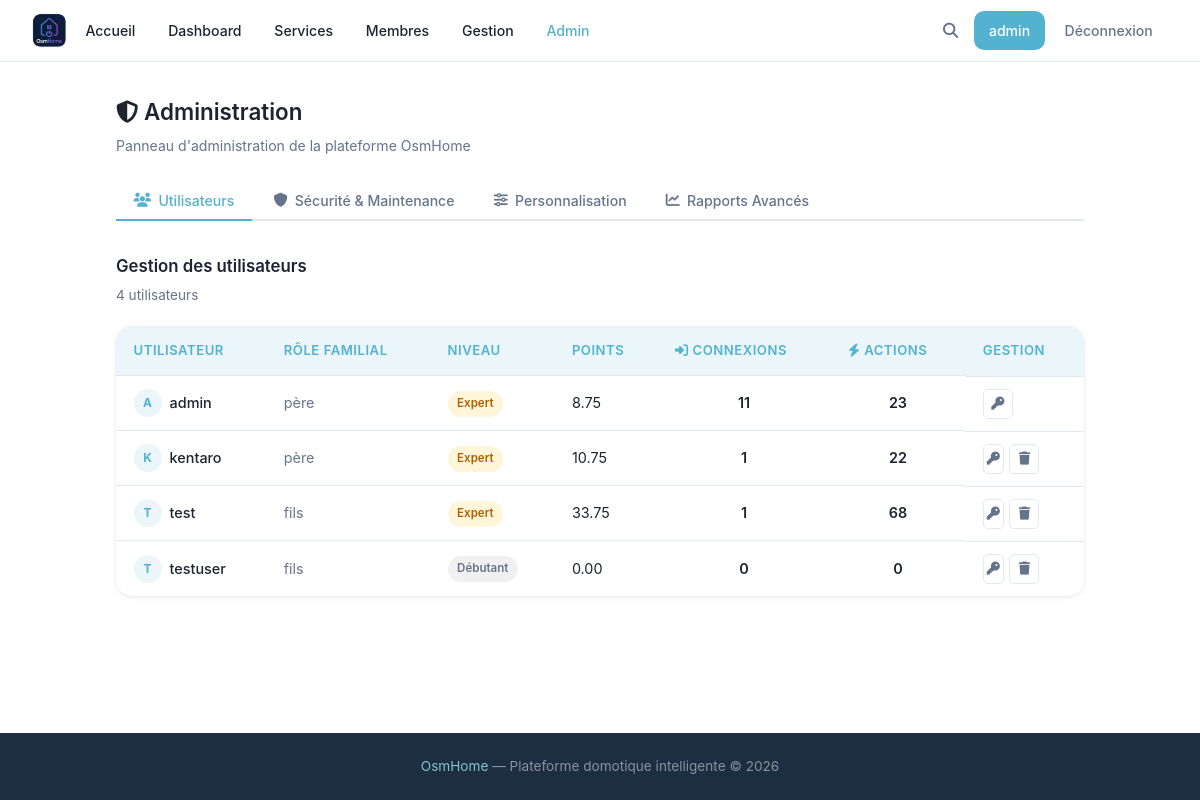
Before: /admin (signed in) with the older database file.
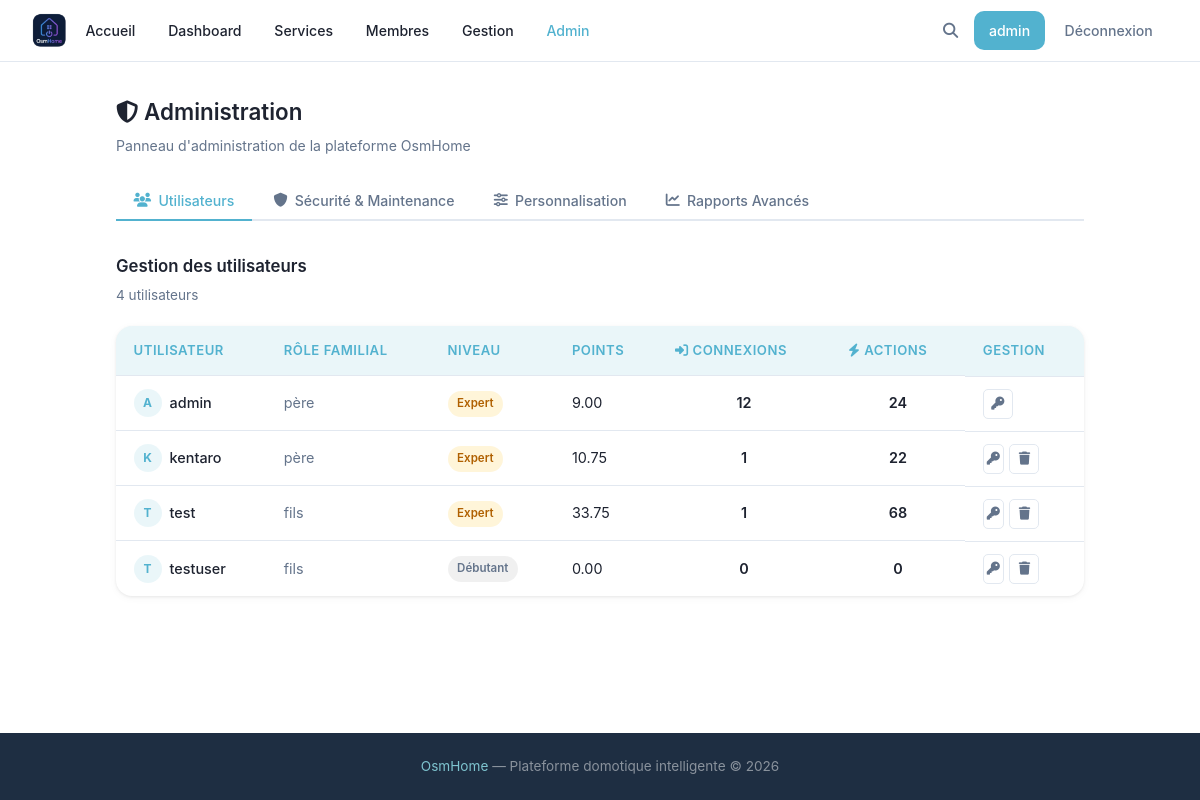
After: the same page with the newer database file.
### tables this page shows
CREATE TABLE users (
            id INTEGER PRIMARY KEY AUTOINCREMENT,
            username TEXT UNIQUE NOT NULL,
            password TEXT NOT NULL,
            lastname TEXT,
            firstname TEXT,
            age INTEGER,
            gender TEXT,
            birthdate TEXT,
            member_type TEXT,
            photo TEXT,
            level TEXT DEFAULT 'debutant',
            points REAL DEFAULT 0,
            email TEXT,
            email_verified INTEGER DEFAULT 0,
            role TEXT DEFAULT 'simple'
        , actions INTEGER DEFAULT 0, verification_token TEXT);

### main.py (the view)
@app.route('/admin')
def admin():
    if not _is_admin():
        flask.abort(403)
    stats        = utils.getAdminStats()
    pending_users = utils.getPendingUsers()
    reg_mode     = utils.getSetting('registration_mode', 'email')
    full_stats   = utils.getAdminFullStats()
    active_tab   = flask.request.args.get('tab', 'utilisateurs')
    saved        = flask.request.args.get('saved') == '1'
    return flask.render_template('admin.html',
        user=flask.session.get('username'),
        stats=stats,
        pending_users=pending_users,
        reg_mode=reg_mode,
        full_stats=full_stats,
        active_tab=active_tab,
        saved=saved,
    )

### main.py (called while the page is built)
@app.template_filter('level_label')
def level_label_filter(key: str) -> str:
    return _LEVEL_LABELS.get(key, key.capitalize())

def _is_admin() -> bool:
    if 'username' not in flask.session:
        return False
    u = utils.getUser(flask.session['username'])
    return bool(u and u['role'] == 'admin')

@app.context_processor
def inject_types():
    try:
        types = utils.getTypes()
    except Exception:
        types = []
    is_admin = False
    user_level = None
    if flask.session.get('username'):
        u = utils.getUser(flask.session['username'])
        is_admin = bool(u and u['role'] == 'admin')
        user_level = u['level'] if u else None
    return {'types': types, 'is_admin': is_admin, 'user_level': user_level}

### utils.py (called while the page is built)
def openDB() -> sqlite3.Connection:
    if 'db' not in flask.g:
        flask.g.db = sqlite3.connect(BASE)
        flask.g.db.row_factory = sqlite3.Row
    return flask.g.db

def closeDB(_ = None):
    db = flask.g.pop("db", None)
    if db is not None:
        db.close()

def getUser(username: str):
    db = openDB()
    return db.execute(
        'SELECT * FROM users WHERE username = ?',
        (username,)
    ).fetchone()

def getTypes() -> list:
    db = openDB()
    rows = db.execute('SELECT DISTINCT type FROM devices ORDER BY type').fetchall()
    return [row['type'] for row in rows]

def getAdminStats() -> list:
    db = openDB()
    return db.execute('''
        SELECT u.username, u.member_type, u.level, u.points, u.actions,
               COUNT(c.id) AS connection_count
        FROM users u
        LEFT JOIN connection_history c ON c.user_id = u.id
        GROUP BY u.id
        ORDER BY connection_count DESC
    ''').fetchall()

def getSetting(key: str, default: str = '') -> str:
    db = openDB()
    row = db.execute('SELECT value FROM settings WHERE key = ?', (key,)).fetchone()
    return row['value'] if row else default

def getPendingUsers() -> list:
    db = openDB()
    return db.execute(
        'SELECT username, email, lastname, firstname, member_type FROM users WHERE email_verified = 0 ORDER BY id DESC'
    ).fetchall()

### templates/admin.html (shortened to what this page needs)
{% extends 'base.html' %}
{% block extra_css %}
<link rel="stylesheet" href="{{ url_for('static', filename='css/members.css') }}">
<link rel="stylesheet" href="{{ url_for('static', filename='css/gestion.css') }}">
<link rel="stylesheet" href="{{ url_for('static', filename='css/admin.css') }}">
{% endblock %}
{% block content %}
<div class="admin-page">
    <div class="admin-hero">
        <div>
            <h2><i class="fa-solid fa-shield-halved"></i> Administration</h2>
            <p>Panneau d'administration de la plateforme OsmHome</p>
        </div>
    </div>
    <div class="admin-tabs">
        <button class="admin-tab {% if active_tab == 'utilisateurs' %}active{% endif %}" data-tab="utilisateurs">
            <i class="fa-solid fa-users"></i> Utilisateurs
        </button>
        <button class="admin-tab {% if active_tab == 'securite' %}active{% endif %}" data-tab="securite">
            <i class="fa-solid fa-shield"></i> Sécurité &amp; Maintenance
        </button>
        <button class="admin-tab {% if active_tab == 'personnalisation' %}active{% endif %}" data-tab="personnalisation">
            <i class="fa-solid fa-sliders"></i> Personnalisation
        </button>
        <button class="admin-tab {% if active_tab == 'rapports' %}active{% endif %}" data-tab="rapports">
            <i class="fa-solid fa-chart-line"></i> Rapports Avancés
        </button>
    </div>
    <div class="admin-tab-content {% if active_tab == 'utilisateurs' %}active{% endif %}" id="tab-utilisateurs">
        <div class="admin-section-header">
            <h3>Gestion des utilisateurs</h3>
            <p>{{ stats | length }} utilisateur{{ 's' if stats | length > 1 }}</p>
        </div>
        <div class="admin-table-wrap">
            <table class="admin-table">
                <thead>
                    <tr>
                        <th>Utilisateur</th>
                        <th>Rôle familial</th>
                        <th>Niveau</th>
                        <th>Points</th>
                        <th><i class="fa-solid fa-right-to-bracket"></i> Connexions</th>
                        <th><i class="fa-solid fa-bolt"></i> Actions</th>
                        <th>Gestion</th>
                    </tr>
                </thead>
                <tbody>
                    {% for s in stats %}
                    <tr>
                        <td>
                            <a href="/member/{{ s['username'] }}" class="admin-user-link">
                                <span class="member-avatar small">{{ s['username'][0] | upper }}</span>
                                {{ s['username'] }}
                            </a>
                        </td>
                        <td class="text-muted">{{ s['member_type'] or '—' }}</td>
                        <td><span class="level-badge level-{{ s['level'] }}">{{ s['level'] | level_label }}</span></td>
                        <td>{{ "%.2f"|format(s['points']) }}</td>
                        <td class="stat-num">{{ s['connection_count'] }}</td>
                        <td class="stat-num">{{ s['actions'] or 0 }}</td>
                        <td class="admin-actions">
                            <button class="btn-action btn-action--edit"
                                    onclick="openResetModal('{{ s['username'] }}')"
                                    title="Réinitialiser le mot de passe">
                                <i class="fa-solid fa-key"></i>
                            </button>
                            {% if s['username'] != user %}
                            <form action="/admin/delete/{{ s.username }}" method="post" style="display:inline"
                                  onsubmit="return confirm('Supprimer définitivement « {{ s.username }} » ?')">
                                <button class="btn-action btn-action--delete" title="Supprimer l'utilisateur">
                                    <i class="fa-solid fa-trash"></i>
                                </button>
                            </form>
                            {% endif %}
                        </td>
                    </tr>
                    {% endfor %}
                </tbody>
            </table>
        </div>
    </div>
                        {% set total_dev = full_stats.device_status.get('actif', 0) + full_stats.device_status.get('inactif', 0) %}
</div>
{% endblock %}

### templates/base.html (shortened to what this page needs)
<!DOCTYPE html>
<html lang="en">
<head>
    <link rel="stylesheet" href="{{ url_for('static', filename='css/style.css') }}">
    <link rel="stylesheet" href="https://cdnjs.cloudflare.com/ajax/libs/font-awesome/6.5.2/css/all.min.css">
    {% block extra_css %}{% endblock %}
</head>
<body>
    <header>
        <a href="/" class="logo">
            <img src="{{ url_for('static', filename='images/logo.png') }}" alt="OsmHome" class="logo-img">
        </a>
        <nav class="header-nav">
            <a href="/" class="btn-members">Accueil</a>
            {% if user %}
                <a href="/dashboard" class="btn-members">Dashboard</a>
                <a href="/services" class="btn-members">Services</a>
                <a href="/members" class="btn-members">Membres</a>
                {% if user_level in ('avance', 'expert') %}<a href="/gestion" class="btn-members">Gestion</a>{% endif %}
                {% if is_admin %}<a href="/admin" class="btn-admin">Admin</a>{% endif %}
            {% endif %}
        </nav>
        <div class="header-actions">
            <a href="/search" class="header-search-btn" aria-label="Rechercher">
                <i class="fa-solid fa-magnifying-glass"></i>
            </a>
            {% if user %}
                <a href="/profile" class="btn-profile">{{ user }}</a>
                <a href="/logout" class="btn-logout">Déconnexion</a>
            {% else %}
                <a href="/signup" class="btn-signup">Inscription</a>
                <a href="/login" class="btn-login">Connexion</a>
            {% endif %}
        </div>
    </header>
    <main>{% block content %}{% endblock %}</main>
    <footer>
        <span>OsmHome</span> — Plateforme domotique intelligente &copy; 2026
    </footer>
</body>
</html>

### static/css/style.css (style rules this page uses)
:root { --bg: #ffffff; --surface: #ffffff; --dark: #1e2330; --dark-2: #1c2131; --primary: #52B2CF; --primary-hover: #3d9ebc; --primary-light: rgba(82, 178, 207, 0.12); --accent-2: #7EC4CF; --accent-pink: #D4AFB9; --accent-lavender: #D1CFE2; --accent-powder: #9CADCE; --muted: #64748b; --white: #ffffff; --border: #e2e8f0; --shadow: 0 1px 3px rgba(0,0,0,.07), 0 2px 8px rgba(0,0,0,.04); --shadow-md: 0 4px 14px rgba(0,0,0,.09), 0 2px 6px rgba(0,0,0,.05); --radius: 10px; --radius-sm: 5px; --radius-lg: 16px; --danger: #ea4335; }
* { margin: 0; padding: 0; box-sizing: border-box; }
html { min-height: 100%; scroll-behavior: smooth; }
body { min-height: 100vh; display: flex; flex-direction: column; font-family: 'Google Sans', 'Inter', system-ui, -apple-system, BlinkMacSystemFont, 'Segoe UI', Roboto, sans-serif; background: var(--bg); color: var(--dark); line-height: 1.65; }
a { color: inherit; text-decoration: none; }
h1, h2, h3, h4, h5 { color: var(--dark); margin-bottom: 0.5rem; font-weight: 600; }
p { color: var(--muted); margin-bottom: 1rem; }
button, .btn { border: none; cursor: pointer; border-radius: var(--radius); padding: 0.6rem 1rem; font-weight: 500; font-size: 0.9rem; font-family: inherit; transition: background 0.2s, box-shadow 0.2s, transform 0.15s; }
form { width: 100%; }
.text-muted { color: var(--muted) !important; }
.level-badge { display: inline-block; padding: 0.22rem 0.6rem; border-radius: 999px; font-size: 0.72rem; font-weight: 600; white-space: nowrap; }
.level-debutant { background: rgba(0,0,0,0.06); color: var(--muted); }
.level-expert { background: rgba(251,188,4,0.15); color: #b06000; }
header { background: var(--surface); padding: 0 2rem; height: 62px; display: flex; align-items: center; gap: 0.25rem; position: sticky; top: 0; z-index: 100; border-bottom: 1px solid var(--border); }
.header-nav { display: flex; align-items: center; gap: 0.25rem; }
.header-actions { display: flex; align-items: center; gap: 0.25rem; margin-left: auto; }
.logo { font-size: 1.4rem; font-weight: 700; color: var(--primary); display: flex; align-items: center; }
.logo-img { height: 36px; object-fit: contain; }
.header-search-btn { width: 38px; height: 38px; border-radius: 50%; display: flex; align-items: center; justify-content: center; color: var(--muted); font-size: 0.95rem; transition: background 0.15s, color 0.15s; flex-shrink: 0; }
.btn-signup, .btn-login, .btn-profile, .btn-logout { display: inline-flex; align-items: center; justify-content: center; padding: 0.48rem 0.95rem; border-radius: var(--radius); font-weight: 500; font-size: 0.88rem; transition: background 0.15s, color 0.15s; white-space: nowrap; }
.btn-signup, .btn-profile { background: var(--primary); color: var(--white); }
.btn-login, .btn-logout { background: transparent; color: var(--muted); }
.btn-members { display: inline-flex; align-items: center; justify-content: center; padding: 0.48rem 0.9rem; border-radius: var(--radius); font-weight: 500; font-size: 0.88rem; transition: background 0.15s, color 0.15s; white-space: nowrap; background: transparent; color: var(--dark); }
.btn-admin { display: inline-flex; align-items: center; padding: 0.48rem 0.9rem; border-radius: var(--radius); font-weight: 500; font-size: 0.88rem; background: transparent; color: var(--primary); transition: background 0.15s; white-space: nowrap; }
main { flex: 1; }
footer { margin-top: 3rem; background: #1e2e42; color: rgba(255,255,255,0.48); text-align: center; padding: 1.4rem; font-size: 0.85rem; }
footer span { color: #7EC4CF; }

### static/css/members.css (style rules this page uses)
.member-avatar { width: 46px; height: 46px; border-radius: 50%; background: rgba(82,178,207,0.15); color: #52B2CF; display: flex; align-items: center; justify-content: center; font-size: 1.1rem; font-weight: 700; flex-shrink: 0; }
.member-avatar.small { width: 28px; height: 28px; min-width: 28px; font-size: 0.75rem; border-radius: 50%; background: var(--primary-light); color: var(--primary); display: inline-flex; align-items: center; justify-content: center; font-weight: 700; }

### static/css/gestion.css (style rules this page uses)
.btn-action { width: 30px; height: 30px; border-radius: var(--radius-sm); border: 1px solid var(--border); background: var(--surface); cursor: pointer; display: inline-flex; align-items: center; justify-content: center; font-size: 0.82rem; transition: background 0.15s, color 0.15s; color: var(--muted); padding: 0; }

Changed rows visible on the page:
changed users "admin": points "8.75" → "9.00"; connection_count "11" → "12"; actions "23" → "24"
